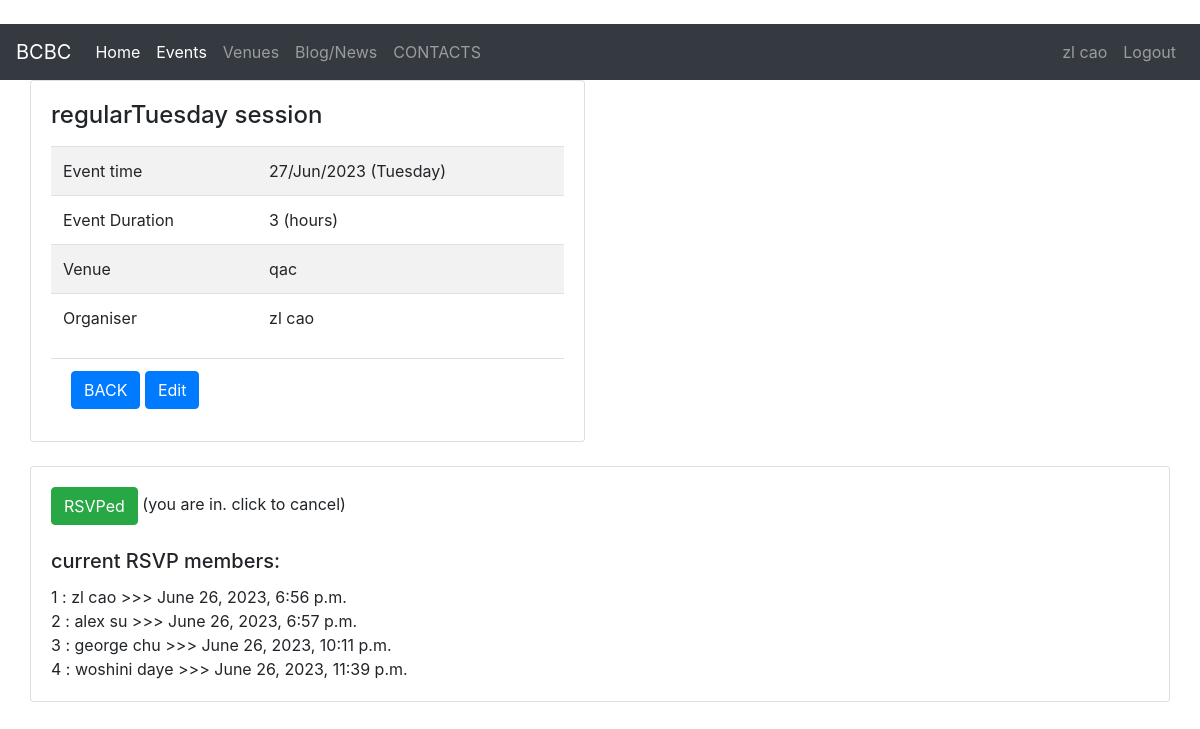
Screenshot of /event_detail/10/ (signed in) with the database file from the repository.
### members/models.py (models this page shows, shortened)
class Profile(models.Model):
    PLAYER_TYPE=(
        ('xiuxian','休闲'),
        ('yeren','野人'),
    )
    user=models.OneToOneField(User,null=True,on_delete=models.CASCADE)
    first_name=models.CharField('First Name',max_length=50,null=True,)
    last_name=models.CharField('Last Name',max_length=50,null=True,)
    nick_name=models.CharField('Nick Name',max_length=50,blank=True,null=True)
    age = models.IntegerField('Member Age',blank=True,null=True)
    email=models.EmailField('Member Email',max_length=50,null=True,)
    phone=models.CharField('Member Phone',max_length=50,blank=True,null=True)
    shirt_size= models.CharField('Shirt Size',max_length=20,null=True,blank=True)
    bio=models.TextField('Member Bio', max_length=500,null=True,blank=True)
    player_type=models.CharField(max_length=20,choices=PLAYER_TYPE,null=True,blank=True)

### event/models.py (models this page shows, shortened)
class Event(models.Model):
    DURATION_TYPE=(
        ('1','1'),
        ('1.5','1.5'),
        ('2','2'),
        ('2.5','2.5'),
        ('3','3'),
        ('3.5','3.5'),
        ('4','4'),
        ('others','others'),
    )
    name=models.CharField('Event Name',max_length=100)
    event_datetime=models.DateTimeField('Event Date')
    duration=models.CharField(max_length=10,choices=DURATION_TYPE,null=True)
    organiser= models.ForeignKey(User,null=True,blank=True,on_delete=models.CASCADE)
    venue=models.ForeignKey(Venue,null=True,on_delete=models.SET_NULL)
    price=models.CharField('Event price',max_length=50,null=True,blank=True)
    activity_note=models.TextField(max_length=200, null=True,blank=True)
    payment_qr=models.ImageField(blank=True,null=True,upload_to='images/') # looking into detial for sizegetattr(): attribute name must be string
    RSVP=models.ManyToManyField(Profile,blank=True,null=True,through='RSVP_Profile_inter')

class Venue(models.Model):
    VENUE_TYPE=(
        ('indoor','indoor'),
        ('outdoor','outdoor'),
    )
    name=models.CharField('Venue Name',max_length=100,null=True)
    address=models.CharField('Venue Address',max_length=120)
    venue_type=models.CharField(max_length=30,choices=VENUE_TYPE,null=True,blank=True)
    note=models.TextField('Venue Note',max_length=500,blank=True)
    def __str__(self):
        return str(self.name)

class RSVP_Profile_inter(models.Model):
    event=models.ForeignKey(Event,on_delete=models.CASCADE)
    profile=models.ForeignKey(Profile,on_delete=models.CASCADE)
    RSVP_datetime=models.DateTimeField(null=True,blank=True)
    note=models.CharField('note',max_length=50,null=True,blank=True)

### event/views.py (the view, shortened to what this page needs)
# urls.py: path('event_detail/<event_id>/', views.event_detail,name='event_detail'),
def event_detail(request,event_id):
    current_profile=request.user.profile
    event=Event.objects.get(pk=event_id)
    attendees = event.rsvp_profile_inter_set.all().order_by('-RSVP_datetime')
    if (current_profile.id,) in attendees.values_list('profile'):
        rsvp_status=True
    else:
        rsvp_status = False
    print(event.organiser.profile.first_name)
    return render(request,'event/event_detail.html',{'event':event,'rsvp_status':rsvp_status})

### templates/event/event_detail.html (shortened to what this page needs)
{% extends 'master.html' %}
{% block content %}
<div class="col">
  <div class="col-sm-6">
    <div class="card" >
      <div class="card-body">
        <h4 class="card-title"> {{ event.name }}</h4>
          <table class="table table-striped table-hove" style="width:100%">
              <tbody>
                <tr>
                    <td> Event time </td>
                    <td> {{ event.event_datetime | date:'d/M/Y (l)'}}</td>
                </tr>
                <tr>
                    <td>Event Duration</td>
                    <td>{{ event.duration }} (hours)</td>
                </tr>
                <tr>
                    <td>Venue</td>
                    <td>{{ event.venue }}</td>
                </tr>
                {% if event.organiser.profile.nick_name %}
                <tr>
                    <td>Organiser</td>
                    <td>{{ event.organiser.profile.nick_name }}</td>
                </tr>
                {% else %}
                <tr>
                    <td>Organiser</td>
                    <td>{{ event.organiser.profile.first_name }} {{ event.organiser.profile.last_name }}</td>
                </tr>
                {% endif %}
          </table>
            <ul class="list-group list-group-flush">
                <li class="list-group-item">
                    <a class="btn btn-primary" href="{% url 'all_events' %}">BACK</a>
                    <a class="btn btn-primary" href="{% url 'update_event' event.id %}">Edit</a>
                </li>
            </ul>
      </div>
    </div>
      <br>
  </div>
  <div class="col">
    <div class="card">
        <div class="card-body">
        {% if rsvp_status %}
            <form action="" method="POST">
                <button class="btn btn-success" style="color:white" type="submit">RSVPed</button> (you are in. click to cancel)
            </form>
        {% else %}
            <form action="" method="POST">
                {% csrf_token %}
                <button class="btn btn-secondary" style="color:white" type="submit">RSVP</button> (you are not in. click to join)
            </form>
        {% endif %}
        <br>
        <h5 class="card-title">current RSVP members:</h5>
          {% for item in event.rsvp_profile_inter_set.all %}
                    {{ forloop.counter }} : {{ item.profile.first_name }} {{ item.profile.last_name }}  >>>
                    {{ item.RSVP_datetime }} <br>
          {% endfor %}
      </div>
    </div>
  </div>
</div>
{% endblock %}

### templates/event/navbar.html (shortened to what this page needs)
<br>
<nav class="navbar navbar-expand-lg navbar-dark bg-dark ">
  <a class="navbar-brand" href="{% url 'home' %}">BCBC</a>
  <div class="collapse navbar-collapse" id="navbarSupportedContent">
    <ul class="navbar-nav mr-auto">
      <li class="nav-item active">
        <a class="nav-link" href="{% url 'home' %}">Home <span class="sr-only">(current)</span></a>
      </li>
        <li class="nav-item">
            <a class="nav-link active" href="{% url 'all_events' %}">Events</a>
      </li>
     <li class="nav-item">
        <a class="nav-link" href="{% url 'all_venues' %}">Venues </a>
      </li>
        <li class="nav-item">
        <a class="nav-link" href="#">Blog/News</a>
      </li>
     <li class="nav-item">
        <a class="nav-link" href="{% url 'contact' %}">CONTACTS</a>
      </li>
    </ul>
    <ul class="navbar-nav right">
        {% if user.is_authenticated %}
            <li class="nav-item" align="right">
                <a class="nav-link" href=" {% url 'user_profile' user.profile.id %}">{{ user.profile.first_name }} {{ user.profile.last_name }}</a>
              </li>
             <li class="nav-item">
                <a class="nav-link" href="{% url 'user_logout' %}">Logout</a>
              </li>
        {% endif %}
    </ul>
  </div>
</nav>

### rows the page displays
Event: name "regularTuesday session", event_datetime "27/Jun/2023 (Tuesday)", duration "3", venue "qac", organiser.profile.first_name "zl", organiser.profile.last_name "cao"
RSVP_Profile_inter: profile.first_name "zl", profile.last_name "cao", RSVP_datetime "June 26, 2023, 6:56 p.m."
RSVP_Profile_inter: profile.first_name "alex", profile.last_name "su", RSVP_datetime "June 26, 2023, 6:57 p.m."
RSVP_Profile_inter: profile.first_name "george", profile.last_name "chu", RSVP_datetime "June 26, 2023, 10:11 p.m."
RSVP_Profile_inter: profile.first_name "woshini", profile.last_name "daye", RSVP_datetime "June 26, 2023, 11:39 p.m."

### other values shown
{{ user.profile.first_name }} "zl"
{{ user.profile.last_name }} "cao"
